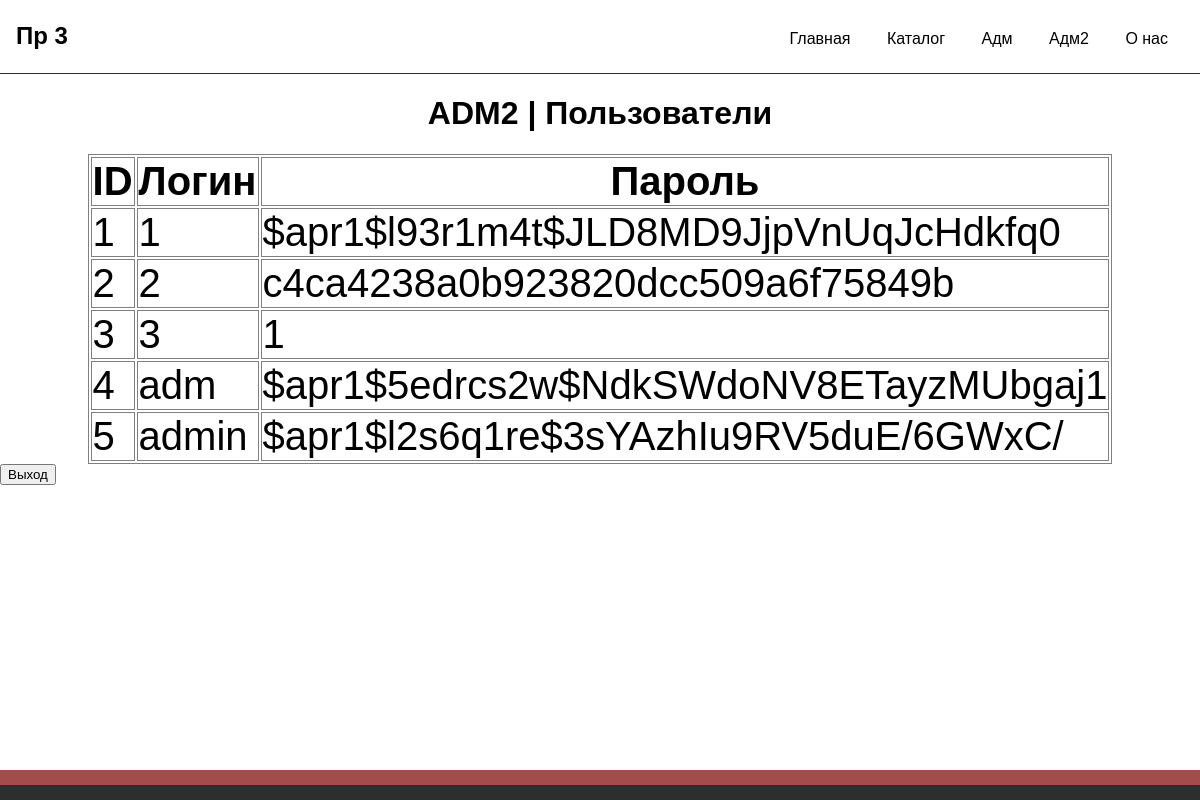
The app's page /web/dynamic/limit/adm2.php with its own data.
### tables this page shows
CREATE TABLE `user` (
  `id` int(11) NOT NULL,
  `name` char(50) NOT NULL,
  `pass` char(60) NOT NULL
);

### web/dynamic/limit/adm2.php (the view, shortened to what this page needs)
<?php
    require_once "../standart/header.php";
?>
<h1>ADM2 | Пользователи</h1>
<table>
    <tr><th>ID</th><th>Логин</th><th>Пароль</th></tr>
<?php
$mysqli = openmysqli();
$result = $mysqli->query("SELECT * FROM user");
foreach ($result as $row){
    echo "<tr><td>{$row['id']}</td><td>{$row['name']}</td><td>{$row['pass']}</td></tr>";
}
?>
</table>
<a href="http://logout:logout@localhost:9000"><input type="submit" value="Выход"/></a>
<?php
    require_once "../standart/footer.php";
?>

### web/static/src/css/style.css (style rules this page uses)
body { font-family: Helvetica; margin: 0; }
a { text-decoration: none; color: #000; }
table { border: 1px solid grey; margin-left: auto; margin-right: auto; }
th { border: 1px solid grey; font-size: 250%; }
td { border: 1px solid grey; font-size: 250%; }
h1 { text-align: center; }

### records on screen
user: id "1", name "1", pass "$apr1$l93r1m4t$JLD8MD9JjpVnUqJcHdkfq0"
user: id "2", name "2", pass "c4ca4238a0b923820dcc509a6f75849b"
user: id "3", name "3", pass "1"
user: id "4", name "adm", pass "$apr1$5edrcs2w$NdkSWdoNV8ETayzMUbgaj1"
user: id "5", name "admin", pass "$apr1$l2s6q1re$3sYAzhIu9RV5duE/6GWxC/"
